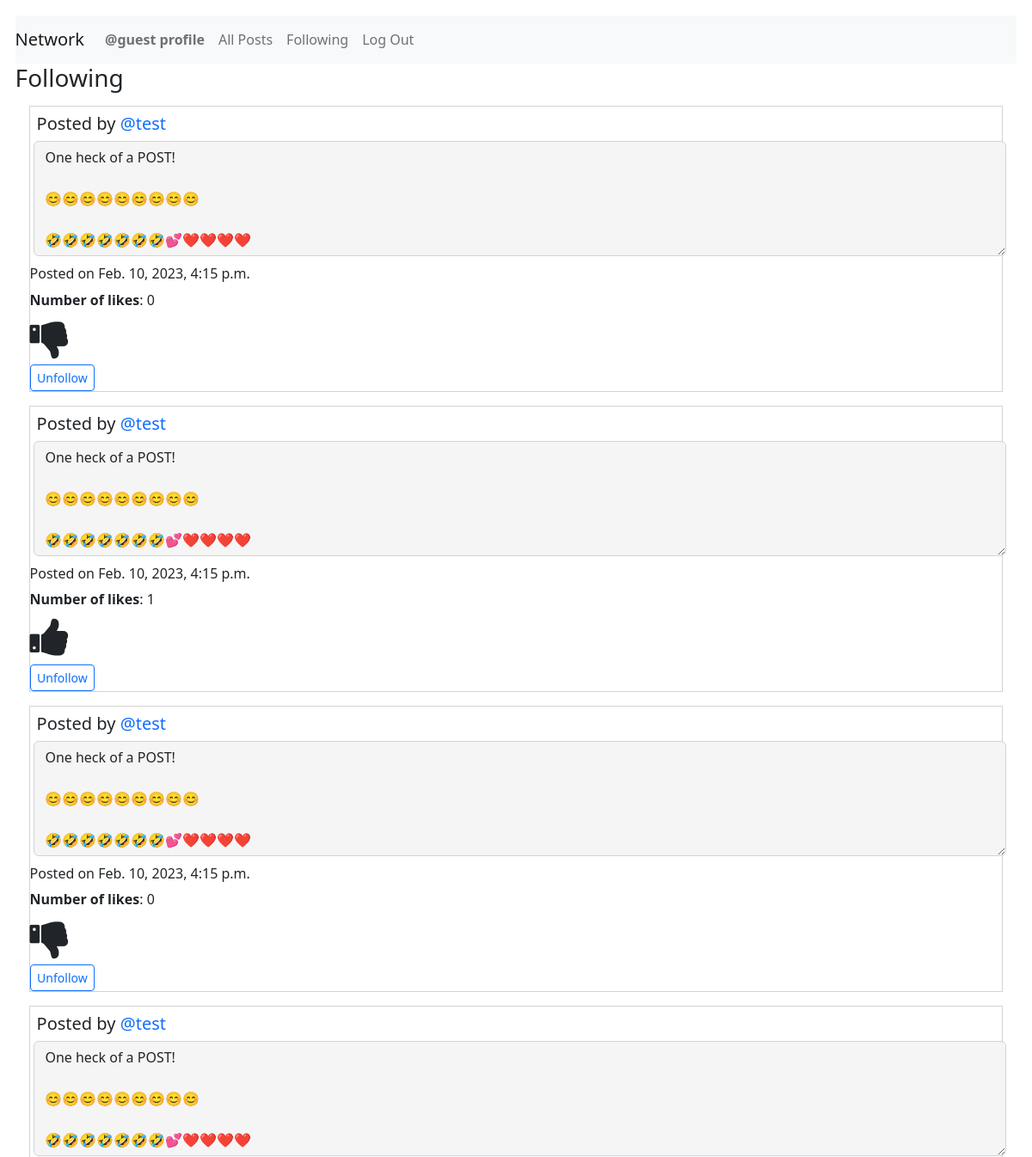
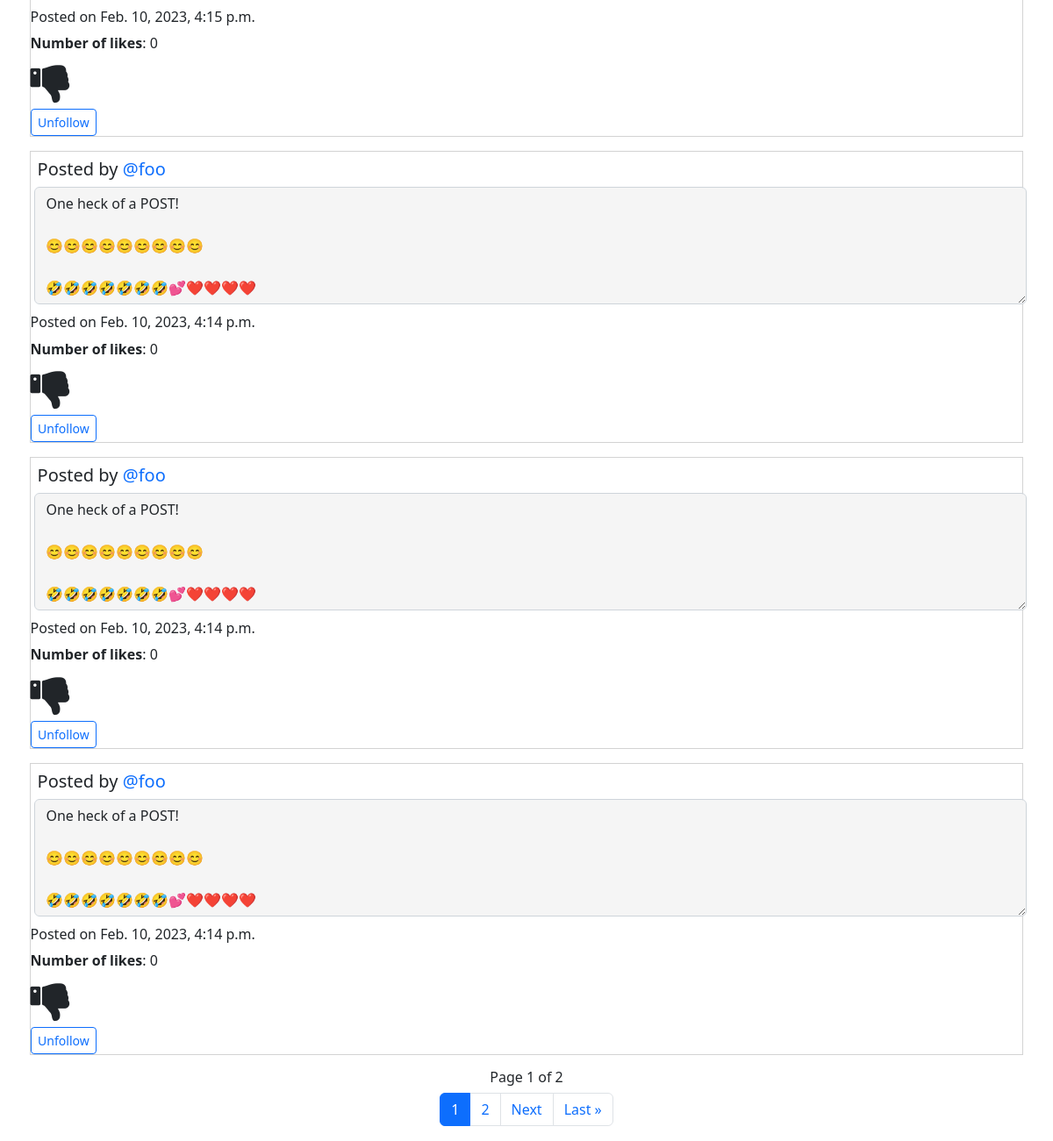
Page /following (signed in) on the earlier database version (2 pictures, top to bottom).
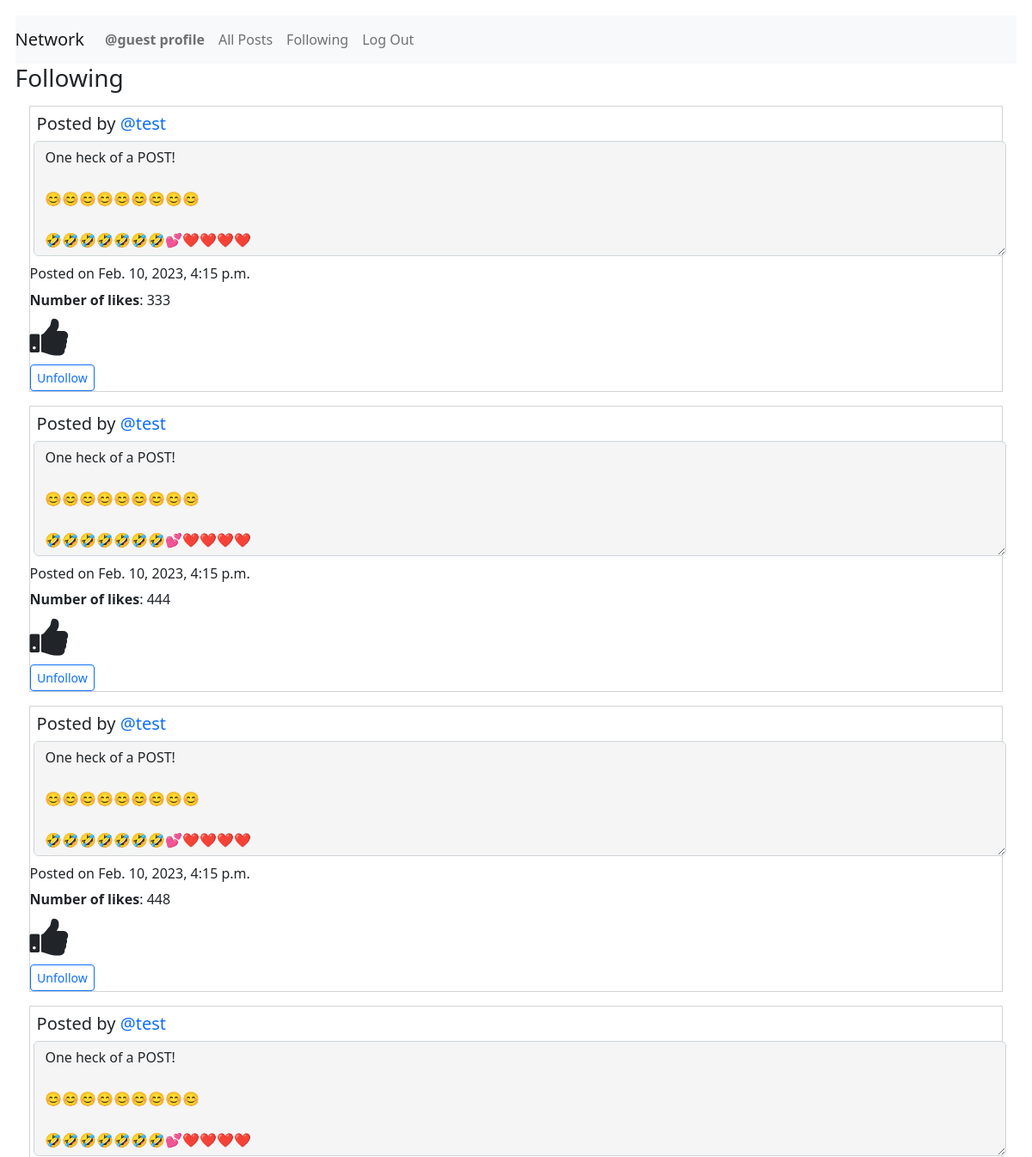
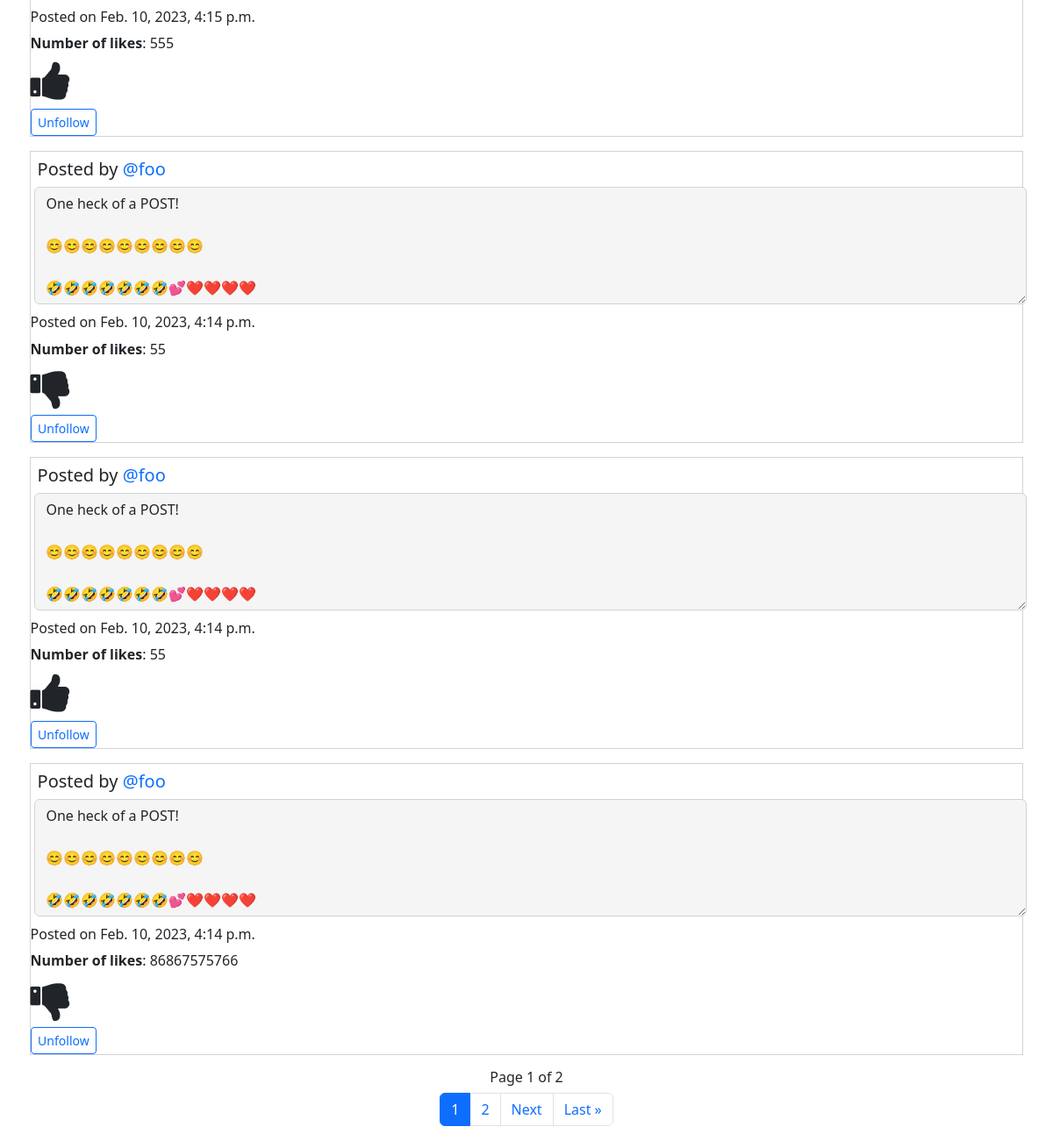
Same page on the later database version (2 pictures, top to bottom).
### network/models.py (models this page shows, shortened)
class User(AbstractUser):
    pass
    def __str__(self) -> str:
        return f"User Name: {self.username} - User ID: {self.id}"

class Posts(models.Model):
    creator = models.ForeignKey(
        User, on_delete=models.PROTECT, related_name="get_creator", blank=False)
    content = models.TextField(max_length=600)
    createdDate = models.DateTimeField(auto_now_add=True)
    likedUser = models.ManyToManyField(
        User, related_name="get_liked_users", blank=True)
    numberLikes = models.PositiveIntegerField(blank=True, default=0)

### network/views.py (the view)
# urls.py: path("following", views.getFollowing, name="getFollowing"),
@login_required
def getFollowing(request):
    print("In getFollowing")
    user = request.user
    print(user)
    user_id = request.user.id
    user_name = request.user.username
    try:
        currentOBJ = Follow.objects.get(followUser=user_id)
        displayNothing = False
        noFollowersForUser = False
    except Follow.DoesNotExist:
        print("This user follows no one!")
        displayNothing = True
        noFollowersForUser = True
    if displayNothing != True:
        following = currentOBJ.following.all()
        if following.count() == 0:
            noFollowersForUser = True
        qs = following.order_by().values('id')
        qs = list(qs)
        emptyQueryset = Posts.objects.filter(creator=0)
        for dic in qs:
            for val in dic.values():
                print(val)
                listings = Posts.objects.filter(creator=val)
                UserObject = User.objects.filter(id=val)
                if emptyQueryset.exists():
                    newQueryset = newQueryset | listings
                else:
                    newQueryset = emptyQueryset | listings
                    emptyQueryset = newQueryset
    if noFollowersForUser == True:
        return render(request, "network/following.html", {"displayNothing": displayNothing})
    else:
        if noFollowersForUser:
            return render(request, "network/following.html", {"displayNothing": displayNothing})
        else:
            PostsByDate = newQueryset.order_by('-createdDate')
            postsPagination = PostsByDate
            paginator = Paginator(postsPagination, 7)
            page_number = request.GET.get('page', '1')
            page_obj = paginator.get_page(page_number)
            likeList = returnlikeList(request)
    return render(request, "network/following.html", {"page_obj": page_obj, "listings": PostsByDate, "UserObject": UserObject, "displayNothing": displayNothing, "likeList": likeList })

### network/views.py (called while the page is built)
@login_required
def returnlikeList(request):
    user_id = request.user.id
    likedUser = Posts.objects.filter(likedUser=user_id)
    print(likedUser)
    likeList = []
    for like in likedUser:
        currentObject = User.objects.get(id=user_id)
        print(currentObject.id)
        print(like.id)
        likeList.append(like.id)
    return likeList

### network/templates/network/following.html (shortened to what this page needs)
{% extends "network/layout.html" %}
{% block body %}
<h3>Following</h3>
{% for list in page_obj %}
<div id="followingPostings">
    <div class="post{{forloop.counter0}}">
        <h5 class="creator">Posted by <a
                href="{% url 'getProfile' list.creator.username %}">{{list.creator.username}}</a></h5>
        <textarea class="form-control content{{forloop.counter0}}" id="readonlyContent{{forloop.counter0}}" rows="5" readonly="true">{{list.content}}</textarea>
        <p class="timestamp{{forloop.counter0}}">Posted on {{list.createdDate}}</p>
        <p id="numberLikes{{forloop.counter0}}" class="numberLikes{{forloop.counter0}}"><strong>Number of likes</strong>: {{list.numberLikes}}</p>
        {% if list.id in likeList and list.creator.username != user.username %}
        <i class="fa fa-thumbs-up {{forloop.counter0}}" id="thumbsUp{{forloop.counter0}}" aria-hidden="true"
            onclick="likePost('{{list.id}}', '{{list.creator.username}}', '{{user.username}}')"></i>
        {% elif list.id not in likeList and list.creator.username != user.username %}
        <i class="fa fa-thumbs-down {{forloop.counter0}}" id="thumbsDown{{forloop.counter0}}" aria-hidden="true"
            onclick="likePost('{{list.id}}', '{{list.creator.username}}', '{{user.username}}')"></i>
        {% endif %}
        <a class="btn btn-sm btn-outline-primary" id="unfollow-button" href="{% url 'follow' list.creator.username %}">Unfollow</a>
    </div>
</div>
{% empty %}
<h5>This user is not following anyone.</h5>
{% endfor %}
<nav aria-label="Page navigation">
    <div class="Djangopagination">
        <h6 class="paginationNumberPages"> Page {{ page_obj.number }} of {{ page_obj.paginator.num_pages }}</h6>
        <ul class="pagination justify-content-center">
            <li class="page-item active" aria-current="page"><a class="page-link" href="?page={{ page_obj.number }}">{{ page_obj.number }}</a></li>
            {% if page_obj.has_next %}
            <li class="page-item"><a class="page-link" href="?page={{ page_obj.next_page_number }}">{{ page_obj.next_page_number }}</a></li>
            {% endif %}
            {% if page_obj.has_next %}
            <li class="page-item"><a class="page-link" href="?page={{ page_obj.next_page_number }}">Next</a></li>
                 <li class="page-item"><a class="page-link" href="?page={{ page_obj.paginator.num_pages }}">Last &raquo;</a></li>
            {% endif %}
        </ul>
    </div>
</nav>
{% endblock %}

### network/templates/network/layout.html (shortened to what this page needs)
{% load static %}
<!DOCTYPE html>
<html lang="en">
<head>
    <link href="https://cdn.jsdelivr.net/npm/bootstrap@5.2.3/dist/css/bootstrap.min.css" rel="stylesheet">
    <link rel="stylesheet" href="https://cdnjs.cloudflare.com/ajax/libs/font-awesome/4.7.0/css/font-awesome.min.css">
    <link href="{% static 'network/styles.css' %}" rel="stylesheet">
</head>
<body>
    <nav class="navbar navbar-expand-lg navbar-light bg-light">
        <a class="navbar-brand" href="{% url 'index' %}">Network</a>
        <div>
            <ul class="navbar-nav mr-auto">
                {% if user.is_authenticated %}
                <li class="nav-item">
                    <a class="nav-link" id="djangoProfile" href="{% url 'getProfile' user.username %}"><strong>{{ user.username }} profile</strong></a>
                </li>
                <li class="nav-item">
                    <a class="nav-link" id="djangoAllPosts" href="{% url 'djangoAllPosts' %}">All Posts</a>
                </li>
                {% endif %}
                {% if user.is_authenticated %}
                <li class="nav-item">
                    <a class="nav-link" id="djangoFollowing" href="{% url 'getFollowing' %}">Following</a>
                </li>
                <li class="nav-item">
                    <a class="nav-link" href="{% url 'logout' %}">Log Out</a>
                </li>
                {% endif %}
            </ul>
        </div>
    </nav>
    <div class="body">
        {% block body %}
        {% endblock %}
    </div>
</body>
</html>

### network/static/network/styles.css (style rules this page uses)
body { margin: 1.1em; }
a { text-decoration: none; }
.form-control { margin: 0.3em; }
p { margin-bottom: 0.4rem; }
.paginationNumberPages { justify-content: center; display: flex; }
.creator { margin: 0.4em; }
.fa { font-size: 50px; cursor: pointer; user-select: none; }
[class*="post"] { margin: 1.0em; border-style: solid; border-width: thin; border-color: lightgray; }
[id*="readonlyContent"] { margin-bottom: 0.5em; background-color: whitesmoke }
#unfollow-button { display: flex; width: 5.4em; margin-top: 7px; align-items: center; justify-content: center; }

Differences in the rows shown:
changed Posts (number 1 of 7 on the later page): numberLikes "0" → "333"
changed Posts (number 2 of 7 on the later page): numberLikes "1" → "444"
changed Posts (number 3 of 7 on the later page): numberLikes "0" → "448"
changed Posts (number 4 of 7 on the later page): numberLikes "0" → "555"
changed Posts (number 5 of 7 on the later page): numberLikes "0" → "55"
changed Posts (number 6 of 7 on the later page): numberLikes "0" → "55"
changed Posts (number 7 of 7 on the later page): numberLikes "0" → "86867575766"
